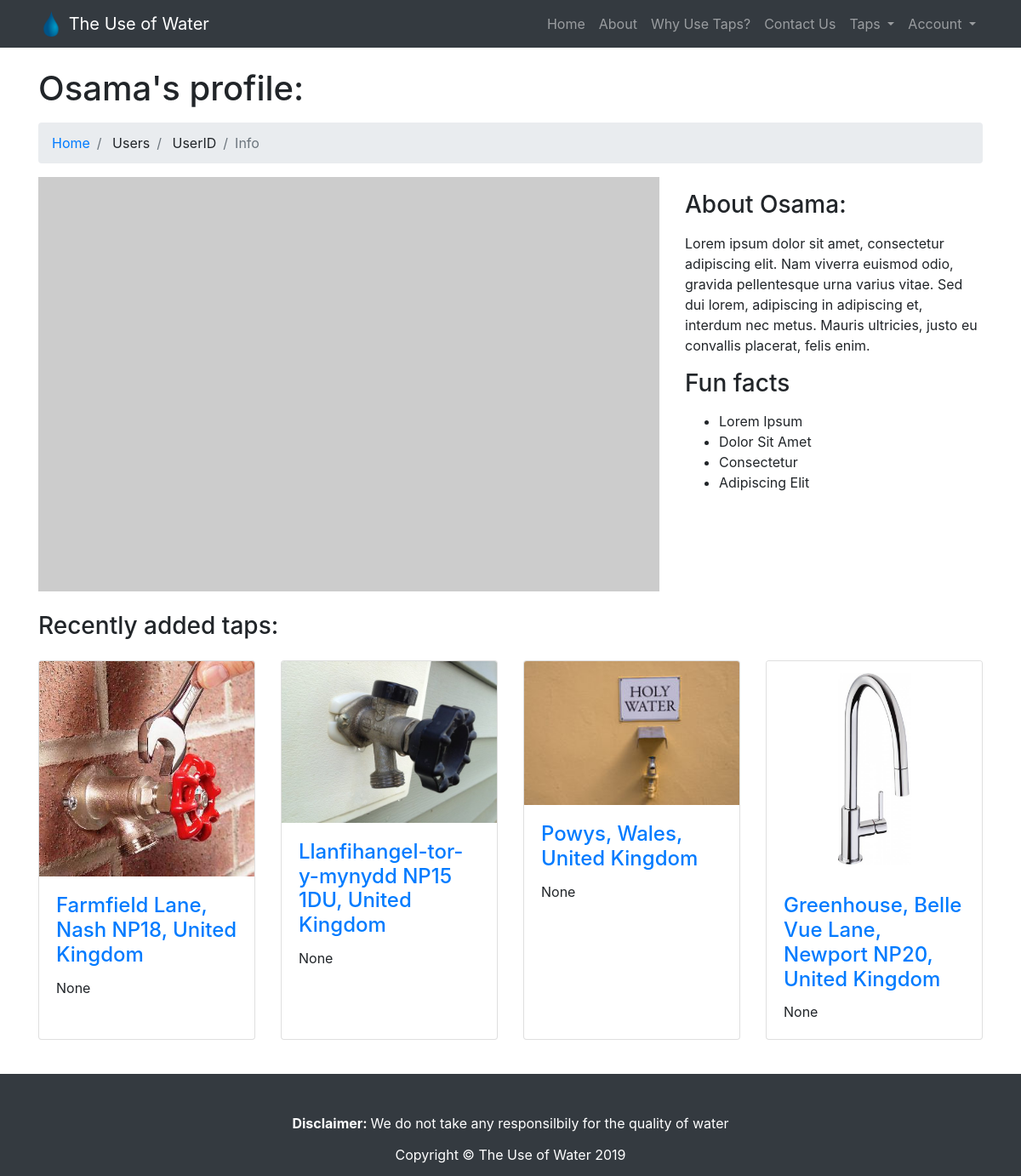
/home/users/4/info, run on the app's committed database.
### tables this page shows
CREATE TABLE "users"(
	"id"  INTEGER NOT NULL PRIMARY KEY AUTOINCREMENT UNIQUE,
	"userName" TEXT NOT NULL UNIQUE,
	"password" TEXT NOT NULL,
	"role" BOOLEAN NOT NULL

);

CREATE TABLE "taps" (
	"id" INTEGER NOT NULL PRIMARY KEY AUTOINCREMENT UNIQUE,
	"address" TEXT NOT NULL,
	"latitude"	TEXT NOT NULL,
	"longitude" TEXT NOT NULL,
	"picture"	TEXT,
	"userID" INTEGER NOT NULL,
	"postDate" DATE,
	"description" TEXT,
	FOREIGN KEY("userID") REFERENCES users("id")
);

### server.py (the view)
@app.route("/home/users/<userID>/info", methods = ['GET'])
def UserInfo(userID):
    if request.method =='GET':
        try:
            conn = sqlite3.connect(DATABASE)
            cur = conn.cursor()
            cur.execute("SELECT username FROM users WHERE id IS ?;", [userID])
            data = cur.fetchall()
            data = data[0]
        except:
            print('there was an error')
            conn.close()
        finally:
            conn.close()
        try:
            conn = sqlite3.connect(DATABASE)
            cur = conn.cursor()
            cur.execute("SELECT id, address, picture, description FROM taps WHERE userID IS ? ORDER BY postDate DESC Limit 4;", [userID])
            tapdata = cur.fetchall()
        except:
            print('there was an error')
            conn.close()
        finally:
            conn.close()
        all_tap_data = []
        for item in tapdata:
            try:
                tapImage = Image.open(f"{APP_ROOT}{item[2]}",mode='r')
                tapImageRoute = item[2]
            except Exception as e:
                print(e)
                tapImageRoute = "https://placehold.it/700x400?text=Tap+Image+Here"
                print("failed to load")
            one_tap_data = {'TapID': item[0], 'Address': item[1], 'Picture': tapImageRoute, 'Description': item[3]}
            all_tap_data.append(one_tap_data)
        return render_template('UserInfo.html', userdata=data, alltapdata=all_tap_data)

### templates/UserInfo.html
{%extends 'generalPageStyling.html'%}
{%block mainBlock%}
<div class="container">
    <h1 class="mt-4 mb-3">
        {{userdata[0]}}'s profile:
    </h1>
    <ol class="breadcrumb">
      <li class="breadcrumb-item">
        <a href="/home">Home</a>
      </li>
      <li class="breadcrumb-item">
        Users
      </li>
      <li class="breadcrumb-item">
        UserID
      </li>
      <li class="breadcrumb-item active">Info</li>
    </ol>
    <div class="row">
      <div class="col-md-8">
        <img class="img-fluid" src="https://placehold.it/750x500?text=User+Image+Here" alt="">
      </div>
      <div class="col-md-4">
        <h3 class="my-3">About {{userdata[0]}}:</h3>
        <p>Lorem ipsum dolor sit amet, consectetur adipiscing elit. Nam viverra euismod odio, gravida pellentesque urna varius vitae. Sed dui lorem, adipiscing in adipiscing et, interdum nec metus. Mauris ultricies, justo eu convallis placerat, felis enim.</p>
        <h3 class="my-3">Fun facts</h3>
        <ul>
          <li>Lorem Ipsum</li>
          <li>Dolor Sit Amet</li>
          <li>Consectetur</li>
          <li>Adipiscing Elit</li>
        </ul>
      </div>
    </div>
    <h3 class="my-4">Recently added taps:</h3>
    <div class="row">
      {%for tapdata in alltapdata%}
        <div class="col-lg-3 col-md-4 col-sm-6 portfolio-item">
            <div class="card h-100">
              <img class="card-img-top" src={{tapdata.Picture}} alt="Tap Image">
              <div class="card-body">
                <h4 class="card-title">
                  <a href="/home/taps/{{tapdata.TapID}}/info">{{tapdata.Address}}</a>
                </h4>
                <p class="card-text">{{tapdata.Description}}</p>
              </div>
            </div>
          </div>
        {%endfor%}
      </div>
  </div>
{%endblock%}

### static/css/Stylesheet.css (style rules this page uses)
html { position: relative; min-height: 100%; }
body { padding-top: 56px; margin-bottom: 160px; }

### data on the page
users: userName "Osama"
taps: Picture (picture), Address "Farmfield Lane, Nash NP18, United Kingdom", Description "None"
taps: Picture (picture), Address "Llanfihangel-tor-y-mynydd NP15 1DU, United Kingdom", Description "None"
taps: Picture (picture), Address "Powys, Wales, United Kingdom", Description "None"
taps: Picture (picture), Address "Greenhouse, Belle Vue Lane, Newport NP20, United Kingdom", Description "None"
